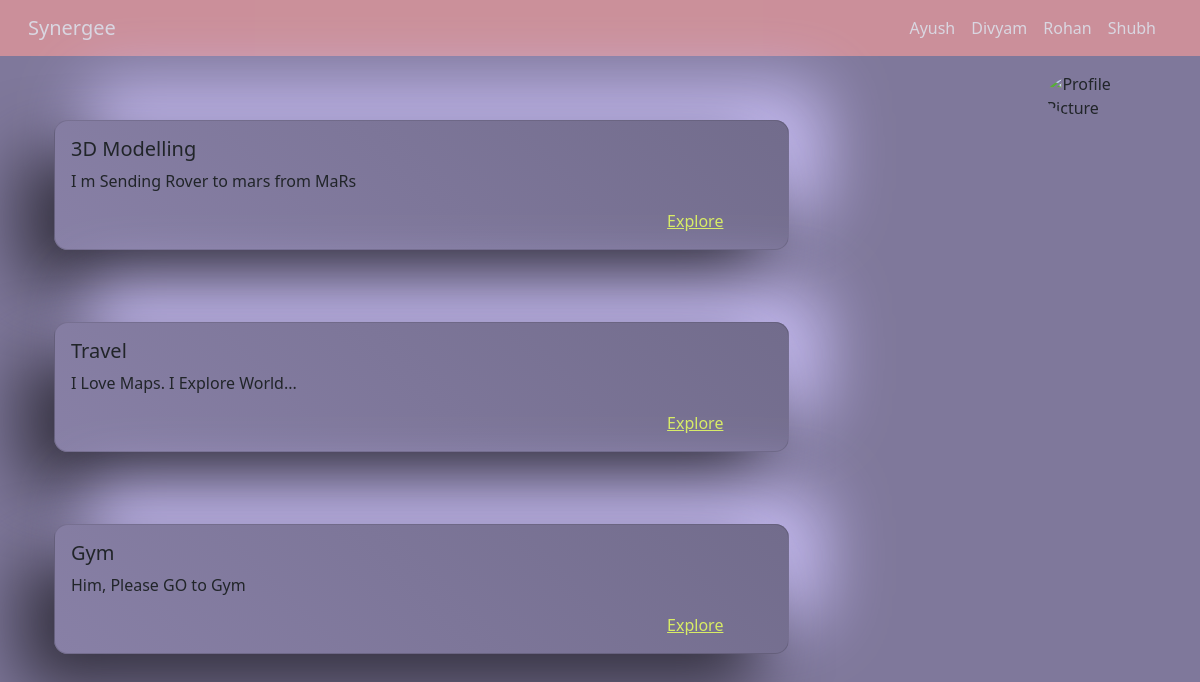
Before: /profile/3/ with the older database file.
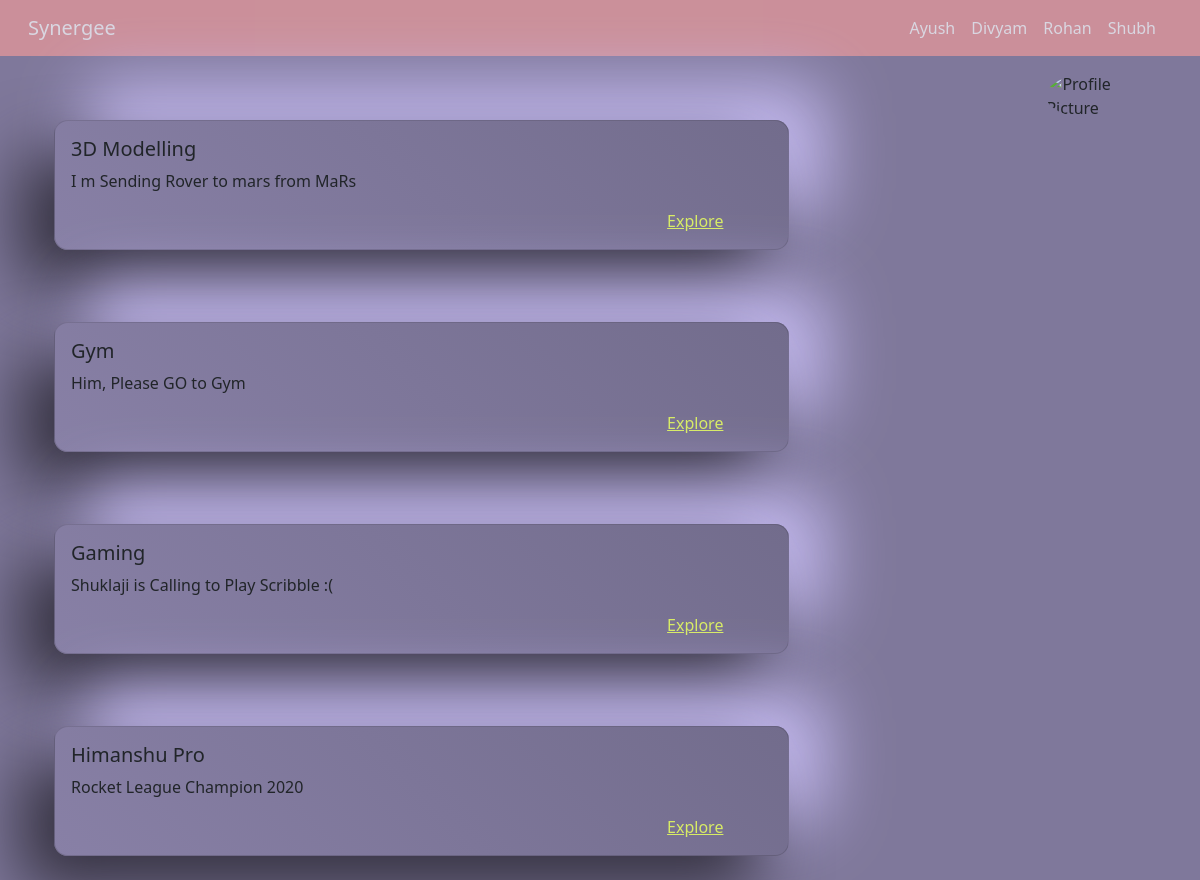
After: the same page with the newer database file.
### group/models.py (models this page shows, shortened)
class Member(models.Model):
    first_name = models.CharField(max_length=56)
    last_name = models.CharField(max_length=56)
    image = models.URLField()
    email = models.EmailField(max_length=56)
    interests = models.ManyToManyField(Interest)
    github_url = models.URLField(blank=True,null=True)
    linkedin_url = models.URLField(blank=True,null=True)
    resume_url = models.URLField(blank=True,null=True)
    class Meta:
        ordering = ('first_name',)

class Interest(models.Model):
    type = models.CharField(max_length=100)
    definition = models.CharField(max_length=150,null=True)
    familiarity = models.PositiveIntegerField(default=10)

### group/views.py (the view)
# urls.py: path('profile/<int:id>/',views.DetailProfile.as_view(),name='detail-profile'),
class DetailProfile(View):
    def get(self,request,id):
        members = Member.objects.all()
        member = get_object_or_404(Member,pk=id)
        context = {
            'member':member,
            'members':members
        }
        return render(request,'group/profile.html',context)

### group/templates/group/profile.html
{% extends 'base.html' %}
{% load static %}
{% block content %}
<div class="container">
    <img class="corner-pic" src="https://ik.imagekit.io/lddlbwmmx2g/cam-1612528810004_9aphZZFVf.jpg" alt="Profile Picture">
    <div class="row">
        {% for interest in member.interests.all %}
        <div class="col-12">
                <div class="card mb-4 mt-5 cat-card">
                    <div class="card-body">
                    <h5 class="card-title">{{interest.type}}</h5>
                    <p class="card-text red">{{interest.definition}}</p>
                    <a href="{% url 'list-post' member.id interest.id %}" class="card-link card-explore-link">Explore</a>
                    </div>
                </div>
            </div>
            {% empty %}
                <p class='lead'>No Interests Found</p>
            {% endfor %}
    </div>
</div>
{% endblock %}

### templates/base.html (shortened to what this page needs)
<!doctype html>
{% load static %}
<html lang="en">
<head>
  <link href="https://cdn.jsdelivr.net/npm/bootstrap@5.0.0-beta1/dist/css/bootstrap.min.css" rel="stylesheet">
  <link rel="stylesheet" href="{% static 'css/style.css' %}">
</head>
<body>
  <nav class="navbar navbar-expand-lg navbar-dark">
    <div class="container-fluid">
      <a class="navbar-brand ms-3" href="{% url 'list-profile' %}">Synergee</a>
      <div class="collapse navbar-collapse" id="navbarSupportedContent">
        <ul class="navbar-nav ms-auto me-4 mb-2 mb-lg-0">
          {% for member in members %}
          <li class="nav-item">
            <a class="nav-link active" aria-current="page"
              href="{% url 'detail-profile' member.id %}">{{member.first_name|capfirst}}</a>
          </li>
          {% endfor %}
      </div>
    </div>
  </nav>
  <div class="mt-3">
    {% block content %} {% endblock %}
  </div>
</body>
</html>

Changed rows visible on the page:
no longer on this page (row unchanged): Interest: type "Travel", definition "I Love Maps. I Explore World..."
now on this page (row unchanged): Interest: type "Gaming", definition "Shuklaji is Calling to Play Scribble :("
added Interest: type "Himanshu Pro", definition "Rocket League Champion 2020"
